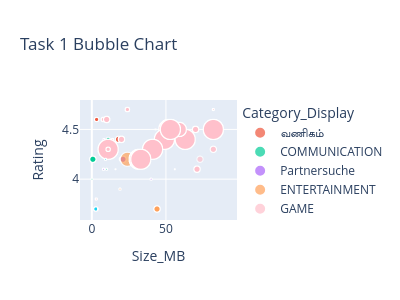

The code cell stored with this chart in its notebook:
### Code cell
if True:

    categories_needed = [
        "GAME",
        "BEAUTY",
        "BUSINESS",
        "COMICS",
        "COMMUNICATION",
        "DATING",
        "ENTERTAINMENT",
        "SOCIAL",
        "EVENTS"
    ]

    df1 = merged_df[
        (merged_df["Rating"] > 3.5) &
        (merged_df["Reviews"] > 500) &
        (merged_df["Installs"] > 50000) &
        (merged_df["Sentiment_Subjectivity"] > 0.5) &
        (~merged_df["App"].str.contains("S", case=False, na=False)) &
        (merged_df["Category"].isin(categories_needed))
    ].copy()

    df1["Category_Display"] = df1["Category"].replace({
        "BEAUTY": "सौंदर्य",
        "BUSINESS": "வணிகம்",
        "DATING": "Partnersuche"
    })

    task_fig1 = px.scatter(
        df1,
        x="Size_MB",
        y="Rating",
        size="Installs",
        color="Category_Display",
        hover_name="App",
        title="Task 1 Bubble Chart",
        color_discrete_map={"GAME": "pink"}
    )

    task_fig1.update_layout(
    width=400,
    height=300
)

    task_fig1.show()
    save_plot_as_html(
    task_fig1,
    "Internship_Task_1.html",
    "Bubble chart analysis"
)


else:
    plot_containers += """
    <div class="plot-container">
        Available only between 5 PM and 7 PM IST
    </div>
    """

### Figure 1 — Plotly figure (JSON) as saved in the notebook; plotly's stock layout.template omitted (floating-point values rounded to 4 significant figures; data arrays with more than 128 entries replaced by an {"elided": "..."} marker saying what was removed)
{"data": [{"hovertemplate": "<b>%{hovertext}</b><br><br>Category_Display=வணிகம்<br>Size_MB=%{x}<br>Rating=%{y}<br>Installs=%{marker.size}<extra></extra>", "hovertext": ["Google Primer", "Google Primer", "Call Blocker", "Call Blocker", "Call Blocker"], "legendgroup": "வணிகம்", "marker": {"color": "#EF553B", "size": [10000000, 10000000, 5000000, 5000000, 5000000], "sizemode": "area", "sizeref": 250000, "symbol": "circle"}, "mode": "markers", "name": "வணிகம்", "showlegend": true, "type": "scattergl", "x": [18.0, 18.0, 3.2, 3.2, 3.2], "xaxis": "x", "y": [4.4, 4.4, 4.6, 4.6, 4.6], "yaxis": "y"}, {"hovertemplate": "<b>%{hovertext}</b><br><br>Category_Display=COMMUNICATION<br>Size_MB=%{x}<br>Rating=%{y}<br>Installs=%{marker.size}<extra></extra>", "hovertext": ["Call Blocker", "Call Blocker", "Call Blocker", "CallApp: Caller ID, Blocker & Phone Call Recorder", "Call Control - Call Blocker", "Caller ID +", "GO Notifier", "GO Notifier", "GO Notifier", "GO Notifier", "GO Notifier", "GO Notifier", "GO Notifier", "GO Notifier", "GO Notifier", "GO Notifier", "CallApp: Caller ID, Blocker & Phone Call Recorder"], "legendgroup": "COMMUNICATION", "marker": {"color": "#00cc96", "size": [1000000, 1000000, 1000000, 10000000, 5000000, 1000000, 10000000, 10000000, 10000000, 10000000, 10000000, 10000000, 10000000, 10000000, 10000000, 10000000, 10000000], "sizemode": "area", "sizeref": 250000, "symbol": "circle"}, "mode": "markers", "name": "COMMUNICATION", "showlegend": true, "type": "scattergl", "x": [10.0, 10.0, 10.0, 20.0, 11.0, 0.1152, 0.6787, 0.6787, 0.6787, 0.6787, 0.6787, 0.6787, 0.6787, 0.6787, 0.6787, 0.6787, 20.0], "xaxis": "x", "y": [4.1, 4.1, 4.1, 4.4, 4.4, 4.0, 4.2, 4.2, 4.2, 4.2, 4.2, 4.2, 4.2, 4.2, 4.2, 4.2, 4.4], "yaxis": "y"}, {"hovertemplate": "<b>%{hovertext}</b><br><br>Category_Display=Partnersuche<br>Size_MB=%{x}<br>Rating=%{y}<br>Installs=%{marker.size}<extra></extra>", "hovertext": {"elided": "328 str values"}, "legendgroup": "Partnersuche", "marker": {"color": "#ab63fa", "size": {"elided": "328 int values"}, "sizemode": "area", "sizeref": 250000, "symbol": "circle"}, "mode": "markers", "name": "Partnersuche", "showlegend": true, "type": "scattergl", "x": {"elided": "328 float values"}, "xaxis": "x", "y": {"elided": "328 float values"}, "yaxis": "y"}, {"hovertemplate": "<b>%{hovertext}</b><br><br>Category_Display=ENTERTAINMENT<br>Size_MB=%{x}<br>Rating=%{y}<br>Installs=%{marker.size}<extra></extra>", "hovertext": ["H TV", "H TV", "H TV", "H TV", "H TV", "H TV", "H TV", "H TV", "H TV", "H TV", "H TV", "H TV", "H TV", "H TV", "H TV", "H TV", "Amazon Prime Video", "Cooking Channel", "Cooking Channel", "Cooking Channel", "Cooking Channel", "Cooking Channel", "Cooking Channel", "Cooking Channel", "Cooking Channel", "Cooking Channel", "Cooking Channel", "Cooking Channel", "Cooking Channel", "Cooking Channel", "Cooking Channel", "Cooking Channel", "Cooking Channel", "Cooking Channel", "Cooking Channel", "Cooking Channel", "Cooking Channel", "Cooking Channel", "Cooking Channel", "Cooking Channel", "Animal Planet GO", "Animal Planet GO", "Animal Planet GO", "Animal Planet GO", "Animal Planet GO", "Animal Planet GO", "Animal Planet GO", "Animal Planet GO", "Animal Planet GO", "Animal Planet GO", "Animal Planet GO", "Comedy Central", "Comedy Central", "Comedy Central", "Comedy Central", "Comedy Central", "Comedy Central", "Comedy Central", "Comedy Central", "Comedy Central", "Comedy Central", "Comedy Central", "Comedy Central", "Comedy Central", "Comedy Central", "Comedy Central", "Comedy Central", "Comedy Central", "Comedy Central", "Comedy Central", "Comedy Central", "Comedy Central", "Comedy Central", "FOX", "FOX", "FOX", "FOX", "FOX", "FOX", "FOX", "FOX", "FOX", "FOX", "FOX", "FOX", "FOX", "FOX", "FOX", "FOX", "FOX", "FOX", "FOX", "FOX", "FOX", "FOX", "FOX", "FOX", "FOX", "FOX", "FOX", "FOX", "FOX", "FOX", "FOX", "FOX", "FOX", "FOX", "Hamilton — The Official App", "Hamilton — The Official App", "Hamilton — The Official App", "Hamilton — The Official App", "Hamilton — The Official App", "Hamilton — The Official App", "Hamilton — The Official App", "Hamilton — The Official App", "Hamilton — The Official App", "Hamilton — The Official App", "Hamilton — The Official App", "Hamilton — The Official App", "Hamilton — The Official App", "Hamilton — The Official App", "Hamilton — The Official App", "Hamilton — The Official App"], "legendgroup": "ENTERTAINMENT", "marker": {"color": "#FFA15A", "size": [5000000, 5000000, 5000000, 5000000, 5000000, 5000000, 5000000, 5000000, 5000000, 5000000, 5000000, 5000000, 5000000, 5000000, 5000000, 5000000, 50000000, 100000, 100000, 100000, 100000, 100000, 100000, 100000, 100000, 100000, 100000, 100000, 100000, 100000, 100000, 100000, 100000, 100000, 100000, 100000, 100000, 100000, 100000, 100000, 100000, 100000, 100000, 100000, 100000, 100000, 100000, 100000, 100000, 100000, 100000, 1000000, 1000000, 1000000, 1000000, 1000000, 1000000, 1000000, 1000000, 1000000, 1000000, 1000000, 1000000, 1000000, 1000000, 1000000, 1000000, 1000000, 1000000, 1000000, 1000000, 1000000, 1000000, 10000000, 10000000, 10000000, 10000000, 10000000, 10000000, 10000000, 10000000, 10000000, 10000000, 10000000, 10000000, 10000000, 10000000, 10000000, 10000000, 10000000, 10000000, 10000000, 10000000, 10000000, 10000000, 10000000, 10000000, 10000000, 10000000, 10000000, 10000000, 10000000, 10000000, 10000000, 10000000, 10000000, 10000000, 100000, 100000, 100000, 100000, 100000, 100000, 100000, 100000, 100000, 100000, 100000, 100000, 100000, 100000, 100000, 100000], "sizemode": "area", "sizeref": 250000, "symbol": "circle"}, "mode": "markers", "name": "ENTERTAINMENT", "showlegend": true, "type": "scattergl", "x": [5.6, 5.6, 5.6, 5.6, 5.6, 5.6, 5.6, 5.6, 5.6, 5.6, 5.6, 5.6, 5.6, 5.6, 5.6, 5.6, 24.0, 16.0, 16.0, 16.0, 16.0, 16.0, 16.0, 16.0, 16.0, 16.0, 16.0, 16.0, 16.0, 16.0, 16.0, 16.0, 16.0, 16.0, 16.0, 16.0, 16.0, 16.0, 16.0, 16.0, 9.6, 9.6, 9.6, 9.6, 9.6, 9.6, 9.6, 9.6, 9.6, 9.6, 9.6, 19.0, 19.0, 19.0, 19.0, 19.0, 19.0, 19.0, 19.0, 19.0, 19.0, 19.0, 19.0, 19.0, 19.0, 19.0, 19.0, 19.0, 19.0, 19.0, 19.0, 19.0, 19.0, 44.0, 44.0, 44.0, 44.0, 44.0, 44.0, 44.0, 44.0, 44.0, 44.0, 44.0, 44.0, 44.0, 44.0, 44.0, 44.0, 44.0, 44.0, 44.0, 44.0, 44.0, 44.0, 44.0, 44.0, 44.0, 44.0, 44.0, 44.0, 44.0, 44.0, 44.0, 44.0, 44.0, 44.0, 43.0, 43.0, 43.0, 43.0, 43.0, 43.0, 43.0, 43.0, 43.0, 43.0, 43.0, 43.0, 43.0, 43.0, 43.0, 43.0], "xaxis": "x", "y": [4.3, 4.3, 4.3, 4.3, 4.3, 4.3, 4.3, 4.3, 4.3, 4.3, 4.3, 4.3, 4.3, 4.3, 4.3, 4.3, 4.2, 4.1, 4.1, 4.1, 4.1, 4.1, 4.1, 4.1, 4.1, 4.1, 4.1, 4.1, 4.1, 4.1, 4.1, 4.1, 4.1, 4.1, 4.1, 4.1, 4.1, 4.1, 4.1, 4.1, 4.2, 4.2, 4.2, 4.2, 4.2, 4.2, 4.2, 4.2, 4.2, 4.2, 4.2, 3.9, 3.9, 3.9, 3.9, 3.9, 3.9, 3.9, 3.9, 3.9, 3.9, 3.9, 3.9, 3.9, 3.9, 3.9, 3.9, 3.9, 3.9, 3.9, 3.9, 3.9, 3.9, 3.7, 3.7, 3.7, 3.7, 3.7, 3.7, 3.7, 3.7, 3.7, 3.7, 3.7, 3.7, 3.7, 3.7, 3.7, 3.7, 3.7, 3.7, 3.7, 3.7, 3.7, 3.7, 3.7, 3.7, 3.7, 3.7, 3.7, 3.7, 3.7, 3.7, 3.7, 3.7, 3.7, 3.7, 4.5, 4.5, 4.5, 4.5, 4.5, 4.5, 4.5, 4.5, 4.5, 4.5, 4.5, 4.5, 4.5, 4.5, 4.5, 4.5], "yaxis": "y"}, {"hovertemplate": "<b>%{hovertext}</b><br><br>Category_Display=GAME<br>Size_MB=%{x}<br>Rating=%{y}<br>Installs=%{marker.size}<extra></extra>", "hovertext": {"elided": "3004 str values"}, "legendgroup": "GAME", "marker": {"color": "pink", "size": {"elided": "3004 int values"}, "sizemode": "area", "sizeref": 250000, "symbol": "circle"}, "mode": "markers", "name": "GAME", "showlegend": true, "type": "scattergl", "x": {"elided": "3004 float values"}, "xaxis": "x", "y": {"elided": "3004 float values"}, "yaxis": "y"}, {"hovertemplate": "<b>%{hovertext}</b><br><br>Category_Display=SOCIAL<br>Size_MB=%{x}<br>Rating=%{y}<br>Installs=%{marker.size}<extra></extra>", "hovertext": ["Blogger", "Blogger", "Blogger", "Blogger", "Blogger", "Blogger", "Blogger", "Blogger", "Blogger", "Blogger", "Blogger", "Blogger", "Blogger", "Blogger", "Blogger", "Blogger", "Blogger", "Blogger", "Blogger", "Blogger", "Blogger", "Blogger", "Blogger", "Blogaway for Android (Blogger)", "Blogaway for Android (Blogger)", "Blogaway for Android (Blogger)", "Blogaway for Android (Blogger)", "Blogaway for Android (Blogger)", "Blogaway for Android (Blogger)", "Blogaway for Android (Blogger)", "Blogaway for Android (Blogger)", "Blogaway for Android (Blogger)", "Blogaway for Android (Blogger)", "Blogaway for Android (Blogger)", "Blogaway for Android (Blogger)", "Blogaway for Android (Blogger)", "Blogaway for Android (Blogger)", "Banjo", "Banjo", "Banjo", "Banjo", "Banjo", "Banjo", "Banjo", "Banjo", "Banjo", "Banjo", "Banjo", "Banjo", "Banjo", "Banjo", "Banjo", "Banjo"], "legendgroup": "SOCIAL", "marker": {"color": "#19d3f3", "size": [5000000, 5000000, 5000000, 5000000, 5000000, 5000000, 5000000, 5000000, 5000000, 5000000, 5000000, 5000000, 5000000, 5000000, 5000000, 5000000, 5000000, 5000000, 5000000, 5000000, 5000000, 5000000, 5000000, 100000, 100000, 100000, 100000, 100000, 100000, 100000, 100000, 100000, 100000, 100000, 100000, 100000, 100000, 1000000, 1000000, 1000000, 1000000, 1000000, 1000000, 1000000, 1000000, 1000000, 1000000, 1000000, 1000000, 1000000, 1000000, 1000000, 1000000], "sizemode": "area", "sizeref": 250000, "symbol": "circle"}, "mode": "markers", "name": "SOCIAL", "showlegend": true, "type": "scattergl", "x": [2.7, 2.7, 2.7, 2.7, 2.7, 2.7, 2.7, 2.7, 2.7, 2.7, 2.7, 2.7, 2.7, 2.7, 2.7, 2.7, 2.7, 2.7, 2.7, 2.7, 2.7, 2.7, 2.7, 4.1, 4.1, 4.1, 4.1, 4.1, 4.1, 4.1, 4.1, 4.1, 4.1, 4.1, 4.1, 4.1, 4.1, 9.3, 9.3, 9.3, 9.3, 9.3, 9.3, 9.3, 9.3, 9.3, 9.3, 9.3, 9.3, 9.3, 9.3, 9.3, 9.3], "xaxis": "x", "y": [3.7, 3.7, 3.7, 3.7, 3.7, 3.7, 3.7, 3.7, 3.7, 3.7, 3.7, 3.7, 3.7, 3.7, 3.7, 3.7, 3.7, 3.7, 3.7, 3.7, 3.7, 3.7, 3.7, 3.7, 3.7, 3.7, 3.7, 3.7, 3.7, 3.7, 3.7, 3.7, 3.7, 3.7, 3.7, 3.7, 3.7, 4.2, 4.2, 4.2, 4.2, 4.2, 4.2, 4.2, 4.2, 4.2, 4.2, 4.2, 4.2, 4.2, 4.2, 4.2, 4.2], "yaxis": "y"}], "layout": {"height": 300, "legend": {"itemsizing": "constant", "title": {"text": "Category_Display"}, "tracegroupgap": 0}, "title": {"text": "Task 1 Bubble Chart"}, "width": 400, "xaxis": {"anchor": "y", "domain": [0, 1], "title": {"text": "Size_MB"}}, "yaxis": {"anchor": "x", "domain": [0, 1], "title": {"text": "Rating"}}}}
